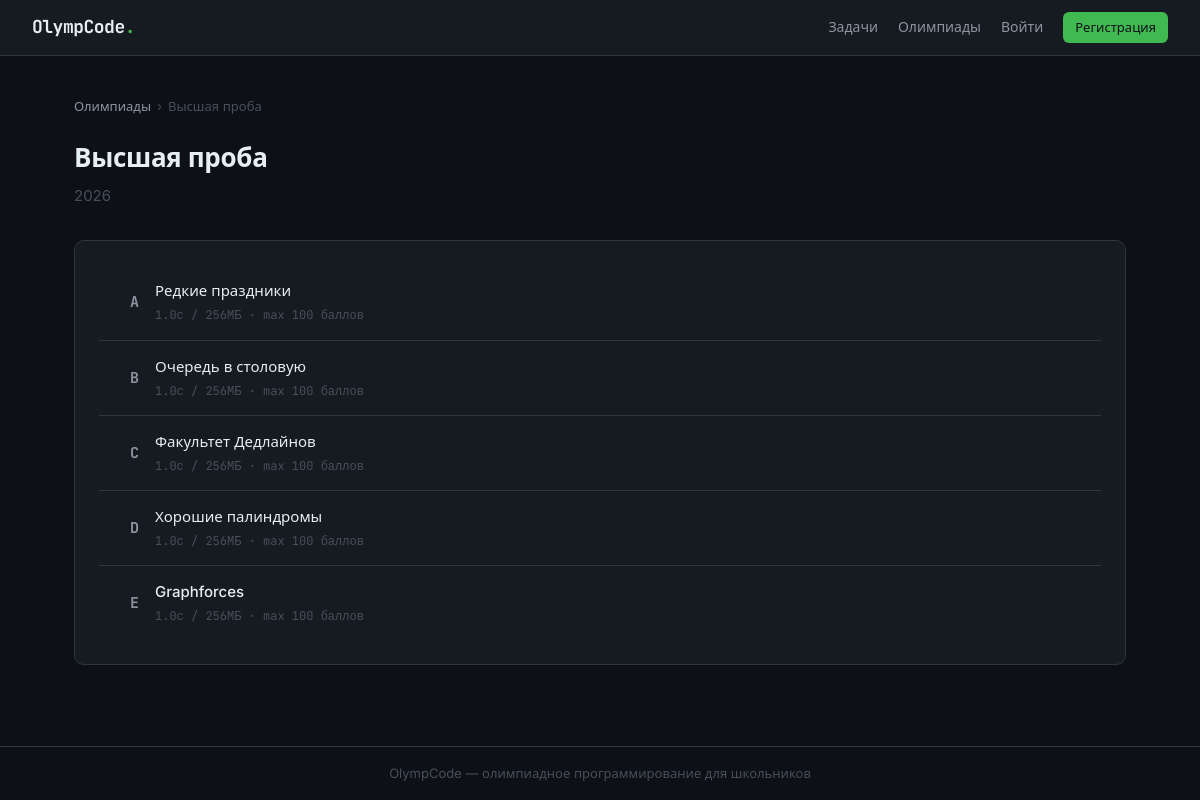
The app's page /contests/1 with its own data.
### models.py (models this page shows)
class Contest(Base):
    __tablename__ = "contests"
    id:          Mapped[int]        = mapped_column(Integer, primary_key=True)
    title:       Mapped[str]        = mapped_column(String(256))
    year:        Mapped[int | None] = mapped_column(Integer, nullable=True)
    description: Mapped[str | None] = mapped_column(Text, nullable=True)
    format:      Mapped[ContestFormat] = mapped_column(SAEnum(ContestFormat), default=ContestFormat.POLYGON)
    is_visible:  Mapped[bool]       = mapped_column(Boolean, default=False)
    created_at:  Mapped[datetime]   = mapped_column(DateTime, default=datetime.now)
    contest_tasks: Mapped[list["ContestTask"]] = relationship(back_populates="contest")

class ContestTask(Base):
    __tablename__ = "contest_tasks"
    id:         Mapped[int] = mapped_column(Integer, primary_key=True)
    contest_id: Mapped[int] = mapped_column(ForeignKey("contests.id"))
    task_id:    Mapped[int] = mapped_column(ForeignKey("tasks.id"))
    letter:     Mapped[str] = mapped_column(String(8))
    order:      Mapped[int] = mapped_column(Integer, default=1)
    contest: Mapped["Contest"] = relationship(back_populates="contest_tasks")
    task:    Mapped["Task"]    = relationship(back_populates="contest_tasks")

class Task(Base):
    __tablename__ = "tasks"
    id:             Mapped[int]          = mapped_column(Integer, primary_key=True)
    topic_id:       Mapped[int | None]   = mapped_column(ForeignKey("topics.id"), nullable=True)
    order_in_topic: Mapped[int]          = mapped_column(Integer, default=1)
    title:          Mapped[str]          = mapped_column(String(256))
    statement_md:   Mapped[str | None]   = mapped_column(Text, nullable=True)
    statement_html: Mapped[str | None]   = mapped_column(Text, nullable=True)
    time_limit:     Mapped[float]        = mapped_column(Float, default=1.0)
    memory_limit:   Mapped[int]          = mapped_column(Integer, default=256)
    tests_path:     Mapped[str]          = mapped_column(String(512))
    checker_path:   Mapped[str]          = mapped_column(String(512))
    scoring_type:     Mapped[ScoringType]  = mapped_column(SAEnum(ScoringType), default=ScoringType.ICPC)
    max_score:        Mapped[float]        = mapped_column(Float, default=0.0)
    test_scores_json: Mapped[str | None]   = mapped_column(Text, nullable=True)  # JSON список баллов за каждый тест
    is_output_only:   Mapped[bool]         = mapped_column(Boolean, default=False)  # MOSH: участник сдаёт готовый файл-ответ, а не код
    is_interactive:    Mapped[bool]        = mapped_column(Boolean, default=False)  # Polygon: есть interactor, программа общается с ним в реальном времени
    interactor_path:   Mapped[str | None]  = mapped_column(String(512), nullable=True)  # путь к скомпилированному interactor (для отладки, судья пока не запускает)
    topic:         Mapped["Topic | None"]      = relationship(back_populates="tasks")
    submissions:   Mapped[list["Submission"]]  = relationship(back_populates="task")
    subtasks:      Mapped[list["Subtask"]]     = relationship(back_populates="task")
    contest_tasks: Mapped[list["ContestTask"]] = relationship(back_populates="task")

### routers/contests.py (the view)
@router.get("/{contest_id}")
async def contest_detail(contest_id: int, request: Request, db: Session = Depends(get_db)):
    user    = get_current_user(request, db)
    contest = db.query(Contest).filter_by(id=contest_id).first()
    if not contest:
        return render_404(request, user)
    contest_tasks = (
        db.query(ContestTask)
        .filter_by(contest_id=contest_id)
        .order_by(ContestTask.order)
        .all()
    )
    task_statuses: dict[int, str] = {}
    task_scores:   dict[int, float] = {}
    if user:
        for ct in contest_tasks:
            subs = (
                db.query(Submission)
                .filter_by(user_id=user.id, task_id=ct.task_id)
                .order_by(Submission.submitted_at.desc())
                .all()
            )
            if not subs:
                continue
            if any(s.verdict == Verdict.AC for s in subs):
                task_statuses[ct.task_id] = "AC"
            else:
                task_statuses[ct.task_id] = subs[0].verdict.value
            scores = [s.score for s in subs if s.score is not None]
            if scores:
                task_scores[ct.task_id] = max(scores)
    return templates.TemplateResponse("contests/detail.html", {
        "request":       request,
        "user":          user,
        "contest":       contest,
        "contest_tasks": contest_tasks,
        "task_statuses": task_statuses,
        "task_scores":   task_scores,
    })

### templates/contests/detail.html (shortened to what this page needs)
{% extends "base.html" %}
{% block content %}
<div class="breadcrumb">
  <a href="/contests/">Олимпиады</a>
  <span>›</span>
  <span>{{ contest.title }}</span>
</div>
<div class="page-header">
  <h1>{{ contest.title }}</h1>
  {% if contest.year %}<p style="color:var(--text-3)">{{ contest.year }}</p>{% endif %}
</div>
<div class="card">
  <ul class="task-list">
    {% for ct in contest_tasks %}
    <li class="task-list__item">
      <span class="task-num" style="font-size:15px; font-weight:700; color:var(--text-2)">
        {{ ct.letter }}
      </span>
      <div>
        <a href="/task/{{ ct.task_id }}?contest_id={{ contest.id }}" class="task-link">{{ ct.task.title }}</a>
        <div style="font-size:12px; color:var(--text-3); margin-top:3px; font-family:var(--mono)">
          {{ ct.task.time_limit }}с / {{ ct.task.memory_limit }}МБ
          {% if ct.task.scoring_type.value != 'icpc' %}
            · max {{ ct.task.max_score | format_score }} баллов
          {% endif %}
        </div>
      </div>
    </li>
    {% else %}
    <li style="padding:20px; color:var(--text-2); text-align:center">
      Задачи ещё не добавлены
    </li>
    {% endfor %}
  </ul>
</div>
{% endblock %}

### static/css/main.css (style rules this page uses)
*, *::before, *::after { box-sizing: border-box; margin: 0; padding: 0; }
:root { --bg: #0d1117; --bg-card: #161b22; --bg-input: #0d1117; --border: #30363d; --border-hi: #58a6ff; --text: #e6edf3; --text-2: #8b949e; --text-3: #484f58; --green: #3fb950; --green-dim: #1a4226; --red: #f85149; --red-dim: #3d1a19; --amber: #d29922; --amber-dim: #2d2208; --blue: #58a6ff; --mono: 'JetBrains Mono', 'Courier New', monospace; --sans: 'Inter', system-ui, sans-serif; --radius: 6px; --radius-lg: 10px; }
html { scroll-behavior: smooth; }
body { background: var(--bg); color: var(--text); font-family: var(--sans); font-size: 15px; line-height: 1.6; min-height: 100vh; display: flex; flex-direction: column; }
a { color: var(--blue); text-decoration: none; }
.card { background: var(--bg-card); border: 1px solid var(--border); border-radius: var(--radius-lg); padding: 24px; }
.page-header { margin-bottom: 32px; }
.page-header h1 { font-size: 26px; font-weight: 600; letter-spacing: -0.3px; }
.page-header p { color: var(--text-2); margin-top: 6px; }
.task-list { list-style: none; }
.task-list__item { display: grid; grid-template-columns: 40px 1fr auto; align-items: center; gap: 16px; padding: 14px 0; border-bottom: 1px solid var(--border); }
.task-list__item:last-child { border-bottom: none; }
.task-num { font-family: var(--mono); font-size: 13px; color: var(--text-3); text-align: right; }
.task-link { color: var(--text); font-weight: 500; text-decoration: none; }
.breadcrumb { font-size: 13px; color: var(--text-3); margin-bottom: 20px; display: flex; align-items: center; gap: 6px; }
.breadcrumb a { color: var(--text-2); }

### records on screen
Contest: title "Высшая проба", year "2026"
ContestTask: letter "A", task "Редкие праздники", task.time_limit "1.0", task.memory_limit "256", task.max_score "100"
ContestTask: letter "B", task "Очередь в столовую", task.time_limit "1.0", task.memory_limit "256", task.max_score "100"
ContestTask: letter "C", task "Факультет Дедлайнов", task.time_limit "1.0", task.memory_limit "256", task.max_score "100"
ContestTask: letter "D", task "Хорошие палиндромы", task.time_limit "1.0", task.memory_limit "256", task.max_score "100"
ContestTask: letter "E", task "Graphforces", task.time_limit "1.0", task.memory_limit "256", task.max_score "100"
